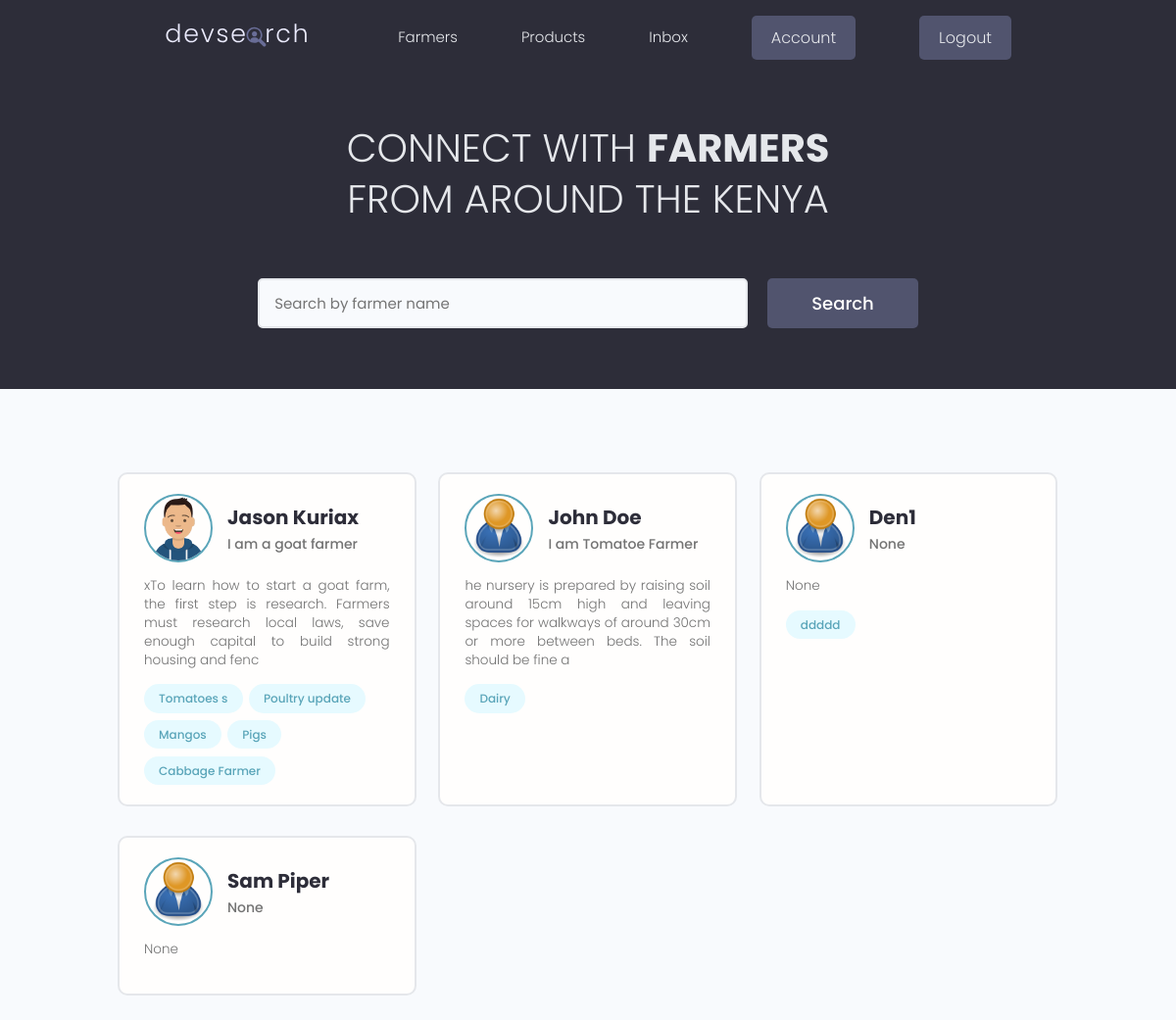
The app's page / (signed in) with its own data.
### users/models.py (models this page shows, shortened)
class Profile(models.Model):
    user = models.OneToOneField(
        User,
        on_delete=models.CASCADE,
        null=True, blank=True
    )
    name = models.CharField(max_length=200, null=True, blank=True)
    email = models.EmailField(max_length=500, null=True, blank=True)
    username = models.CharField(max_length=200, null=True, blank=True)
    short_intro = models.CharField(max_length=200, blank=True, null=True)
    bio = models.TextField(null=True, blank=True)
    profile_image = models.ImageField(
        null=True, blank=True,
        upload_to='profiles/',
        default='profiles/user-default.png'
    )
    county = models.ForeignKey(
        'products.County',    # referencing County from products app
        on_delete=models.SET_NULL,
        null=True, blank=True
    )
    specialities = models.ManyToManyField('Speciality', blank=True)
    phone = models.CharField(max_length=20, null=True, blank=True)
    whatsapp_link = models.CharField(max_length=500, null=True, blank=True)
    website = models.CharField(max_length=500, null=True, blank=True)
    social_twitter = models.CharField(max_length=200, null=True, blank=True)
    youtube = models.CharField(max_length=200, null=True, blank=True)
    created = models.DateTimeField(auto_now_add=True)
    id = models.UUIDField(
        default=uuid.uuid4, unique=True,
        primary_key=True, editable=False
    )

class Speciality(models.Model):
    owner = models.ForeignKey(
        Profile,
        on_delete=models.CASCADE,
        null=True, blank=True
    )
    name = models.CharField(max_length=200, blank=True, null=True)
    description = models.TextField(null=True, blank=True)
    created = models.DateTimeField(auto_now_add=True)
    id = models.UUIDField(
        default=uuid.uuid4, unique=True,
        primary_key=True, editable=False
    )
    def __str__(self):
        return self.name

### users/views.py (the view)
# urls.py: path('', views.profiles, name='profiles'),
def profiles(request):
    profiles = Profile.objects.all()
    context = {'profiles': profiles}
    return render(request, 'users/profiles.html', context)

### users/templates/users/profiles.html (shortened to what this page needs)
{% extends 'main.html' %}
{% block content %}
  <main class="home">
    <section class="hero-section text-center">
      <div class="container container--narrow">
        <div class="hero-section__box">
          <h2>CONNECT WITH <span>FARMERS</span></h2>
          <h2>FROM AROUND THE KENYA</h2>
        </div>
        <div class="hero-section__search">
          <form class="form" action="#" method="get">
            <div class="form__field">
              <input class="input input--text" id="formInput#search" type="text" name="text"
                placeholder="Search by farmer name" />
            </div>
            <input class="btn btn--sub btn--lg" type="submit" value="Search" />
          </form>
        </div>
      </div>
    </section>
    <section class="devlist">
      <div class="container">
        <div class="grid grid--three">
          {% for profile in profiles %}
          <div class="column card">
            <div class="dev">
              <a href="{% url 'user_profile' profile.id %}" class="card__body">
                <div class="dev__profile">
                  <img class="avatar avatar--md" src="{{ profile.profile_image.url }}" alt="image" />
                  <div class="dev__meta">
                    <h3>{{profile.name}}</h3>
                    <h5>{{profile.short_intro|slice:"150"}}</h5>
                  </div>
                </div>
                <p class="dev__info">{{profile.bio|slice:"150"}}</p>
                <div class="dev__skills">
                  {% for speciality in profile.speciality_set.all|slice:"5" %}
                  <span class="tag tag--pill tag--main">
                    <small>{{speciality}}</small>
                  </span>
                  {% endfor %}
                </div>
              </a>
            </div>
          </div>
          {% endfor %}
        </div>
      </div>
    </section>
  </main>
{% endblock content %}

### static/styles/app.css (style rules this page uses)
:root { --color-sub: #2d2d39; }
.btn--sub { background-color: var(--color-sub-light); }
.card { border: 2px solid var(--color-light); }
img { width: 100%; }
.hero-section { height: 40vh; display: flex; align-items: center; background-color: var(--color-sub); }
.hero-section__box { margin-bottom: 4rem; }
.hero-section__box > h2, .hero-section__box > h2 > span { font-size: 4rem; color: var(--color-light); line-height: 1.3; text-transform: uppercase; }
.hero-section__box > h2 { font-weight: 300; }
.hero-section__box > h2 > span { font-weight: 700; }
.hero-section__search > .form { display: flex; align-items: center; justify-content: center; gap: 2rem; }
.hero-section__search > .form input.input--text { width: 50rem; }
.devlist { margin-top: 8rem; }
.devlist .grid { align-items: stretch; }
.devlist .dev .dev__profile { display: flex; align-items: center; gap: 1.5rem; }
.devlist .dev .dev__meta h3 { color: var(--color-sub); font-size: 2rem; font-weight: 700; }
.devlist .dev .dev__meta h5 { color: var(--color-text); font-size: 1.4rem; font-weight: 500; }
.devlist .dev .dev__info { margin: 1.5rem 0; font-size: 1.35rem; line-height: 1.4; text-align: justify; }

### static/uikit/styles/modules/_variables.css (style rules this page uses)
:root { --color-main: #5aa5b9; --color-main-light: #e6faff; --color-sub: #3f4156; --color-sub-light: #51546e; --color-sub-lighter: #ededfd; --color-text: #737373; --color-gray: #8b8b8b; --color-light: #e5e7eb; --color-light-gray: #767676; --color-bg: #f8fafd; --color-white: #fffefd; --color-white-light: #f3f3f3; --color-success: #359e64; --color-success-bg: #def8e8; --color-error: #fc4b0b; --color-error-bg: #fff2ee; --font-base: 'Poppins', arial, helvetica, 'Segoe UI', roboto, ubuntu, sans-serif; --font-monospace: 'Fira Code', 'Courier New', courier, monospace; --font-regular: 300; --font-medium: 500; --font-bold: 700; --generic-shadow: 1px 1px 5px #00000010; --generic-transition: all 0.3s ease-in-out; }

### static/uikit/styles/modules/_base.css (style rules this page uses)
* { margin: 0; padding: 0; box-sizing: border-box; text-rendering: optimizeLegibility; color: inherit; font-size: inherit; }
html { font-size: 50%; }
@media only screen and (min-width: 480px) { html { font-size: 56.25%; } }
@media only screen and (min-width: 1200px) { html { font-size: 62.5%; } }
body { line-height: 1.6; font-weight: 400; font-size: 1.5rem; color: var(--color-text); background-color: var(--color-bg); min-height: 100vh; }

### static/uikit/styles/modules/_typography.css (style rules this page uses)
* { font-family: var(--font-base); }
h2 { font-size: 3.6rem; font-weight: var(--font-bold); }
h3 { font-size: 3.2rem; font-weight: var(--font-medium); }
h5 { font-size: 2.4rem; font-weight: var(--font-medium); }
h5, h6 { font-weight: var(--font-regular); }
p, span, strong { font-size: 1.6rem; color: var(--color-text); font-weight: var(--font-regular); }
a { padding-bottom: 2px; text-decoration: none; display: inline-block; color: var(--color-main); font-weight: var(--font-medium); }

### static/uikit/styles/modules/_utilities.css (style rules this page uses)
.container { width: 92%; max-width: 165rem; margin: 0 auto; box-sizing: border-box; }
.container--narrow { width: 92%; max-width: 120rem; }
@media screen and (min-width: 1000px) { .container { width: 90%; } }
@media screen and (min-width: 1000px) { .container--narrow { width: 85%; } }
@media screen and (min-width: 1200px) { .container { width: 80%; } }
@media screen and (min-width: 1200px) { .container--narrow { width: 72%; } }
.text-center { text-align: center; }

### static/uikit/styles/modules/_avatar.css (style rules this page uses)
.avatar { border-radius: 50%; border: 2px solid var(--color-main); object-fit: cover; }
.avatar--md { height: 7rem; width: 7rem; }

### static/uikit/styles/modules/_button.css (style rules this page uses)
.btn { display: inline-block; position: relative; cursor: pointer; background-color: var(--color-light); font-weight: var(--font-medium); color: var(--color-sub); text-decoration: none; padding: 1rem 2rem; border-radius: 0.5rem; border: none; width: -webkit-fit-content; width: -moz-fit-content; width: fit-content; height: -webkit-fit-content; height: -moz-fit-content; height: fit-content; font-size: 1.6rem; outline-width: 0; outline-color: transparent; -webkit-backface-visibility: hidden; backface-visibility: hidden; transition: all 0.3s ease-in-out; }
.btn--sub { background-color: var(--color-sub); color: var(--color-white); }
.btn--lg { font-size: 1.8rem; padding: 1.2rem 4.5rem; }

### static/uikit/styles/modules/_card.css (style rules this page uses)
.card { border-radius: 1rem; background-color: var(--color-white); border: 1.5px solid var(--color-light); width: auto; height: auto; margin-top: 0.5rem; margin-bottom: 0.5rem; overflow: hidden; }
.card__body, .card__header { padding: 2rem 2.5rem; }

### records on screen
Profile: profile_image (picture), name "Jason Kuriax", short_intro "I am a goat farmer", bio "xTo learn how to start a goat farm, the first step is research. Farmers must research local laws, save enough capital to build strong housing and fenc"
Speciality: name "Tomatoes s"
Speciality: name "Poultry update"
Speciality: name "Mangos"
Speciality: name "Pigs"
Speciality: name "Cabbage Farmer"
Profile: profile_image (placeholder picture), name "John Doe", short_intro "I am Tomatoe Farmer", bio "he nursery is prepared by raising soil around 15cm high and leaving spaces for walkways of around 30cm or more between beds. The soil should be fine a"
Speciality: name "Dairy"
Profile: profile_image (placeholder picture), name "Den1", short_intro "None", bio "None"
Speciality: name "ddddd"
Profile: profile_image (placeholder picture), name "Sam Piper", short_intro "None", bio "None"
